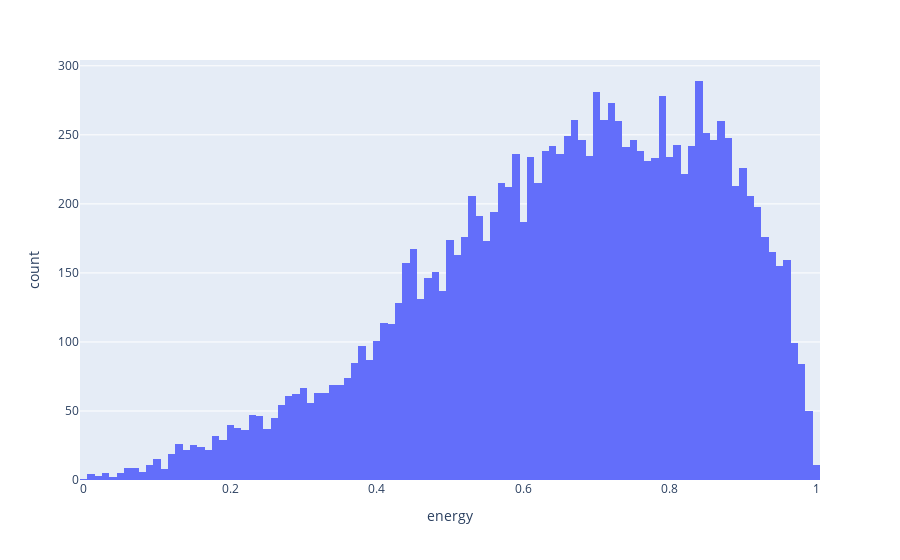

The notebook cell this image was saved under:
### Code cell
fig = px.histogram(attributes[lambda x: x.chart == 0], x="energy")
fig.show()

### Figure 1 — Plotly figure (JSON) as saved in the notebook; plotly's stock layout.template omitted (floating-point values rounded to 4 significant figures; data arrays with more than 128 entries replaced by an {"elided": "..."} marker saying what was removed)
{"data": [{"alignmentgroup": "True", "bingroup": "x", "hovertemplate": "energy=%{x}<br>count=%{y}<extra></extra>", "legendgroup": "", "marker": {"color": "#636efa", "pattern": {"shape": ""}}, "name": "", "offsetgroup": "", "orientation": "v", "showlegend": false, "type": "histogram", "x": {"elided": "13620 float values"}, "xaxis": "x", "yaxis": "y"}], "layout": {"barmode": "relative", "legend": {"tracegroupgap": 0}, "margin": {"t": 60}, "xaxis": {"anchor": "y", "domain": [0, 1], "title": {"text": "energy"}}, "yaxis": {"anchor": "x", "domain": [0, 1], "title": {"text": "count"}}}}
